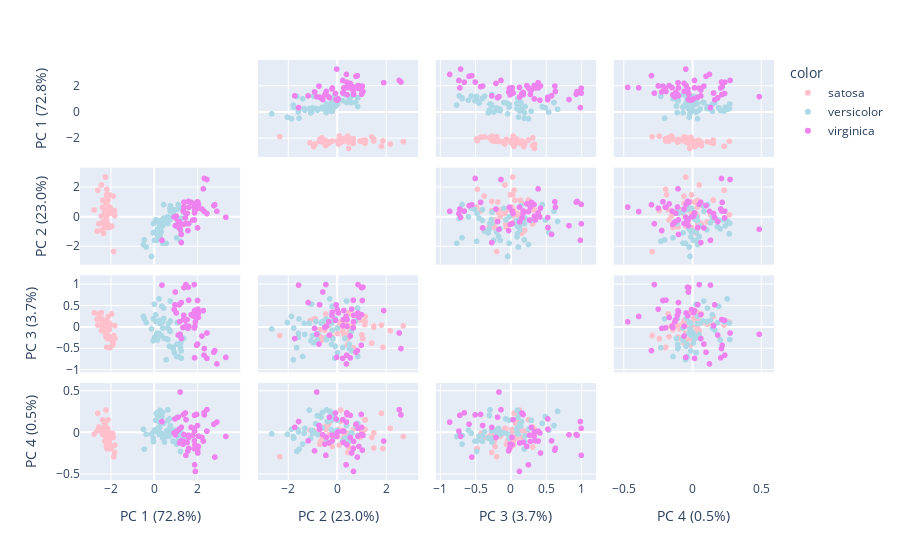

The notebook cell saved with this chart:
### Code cell
# 2.1
features = ["sepalwidth", "sepallength", "petalwidth", "petallength"]

# select quantitative variables
df_original = df[features]
# standardise variables to get similar variances
df_standardised = sp.StandardScaler().fit(df_original).transform(df_original)
# create PCA model
pca = sd.PCA().fit(df_standardised)
# transform data into new space
components = pd.DataFrame(pca.transform(df_standardised))

# pca = PCA()
# components = pca.fit_transform(df[features])

labels = {
    str(i): f"PC {i+1} ({var:.1f}%)"
    for i, var in enumerate(pca.explained_variance_ratio_ * 100)
}

fig = px.scatter_matrix(
    components,
    labels=labels,
    dimensions=range(4),
    color=df["class"],
    color_discrete_sequence=['pink', 'lightblue', 'violet'],
)
fig.update_traces(diagonal_visible=False)
fig.show()
